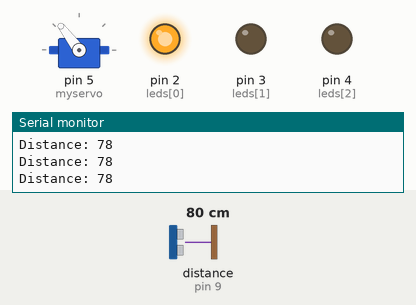
This sketch was run on a simulated Arduino Uno, built with avr-gcc and run on an emulated ATmega328P. On the bench: servo, output pins drawn as LEDs (lit = HIGH), the last lines printed to the serial monitor. Wiring (inferred from the names in the program): ultrasonic range finder: trigger pin 10; echo pin 9. The test bench sets the inputs (shaded band); at power-on: distance to the obstacle (sensor on pin 9) 80 cm. The echo pulse lasts 58.3 µs per cm; pins used as bus, display or sensor lines are not drawn.

Above: at 1.2 s.
1.3 s: distance to the obstacle (sensor on pin 9) set to 2 cm
At 2.2 s:
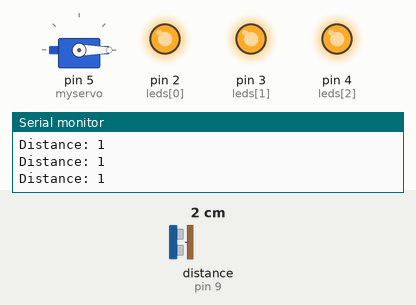
2.8 s: distance to the obstacle (sensor on pin 9) set to 35 cm
At 3.9 s:
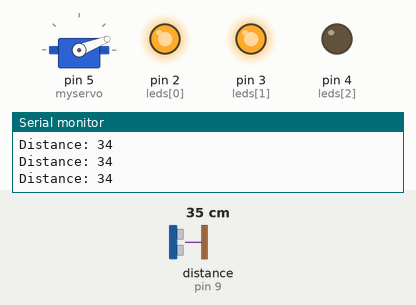
4.3 s: distance to the obstacle (sensor on pin 9) set to 60 cm
At 5.3 s:
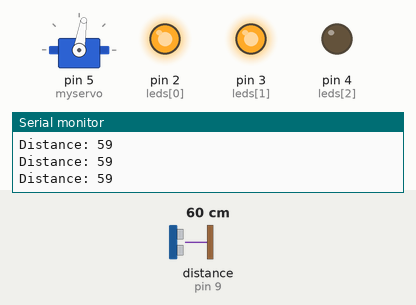
5.8 s: distance to the obstacle (sensor on pin 9) set to 66 cm
At 6.5 s:
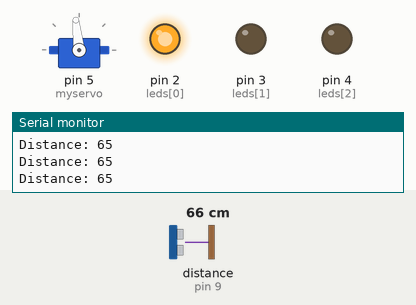
7.3 s: distance to the obstacle (sensor on pin 9) set to 120 cm
At 7.7 s:
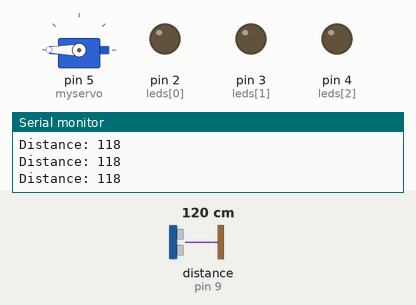
8.8 s: distance to the obstacle (sensor on pin 9) set to 9 cm
At 10.1 s:
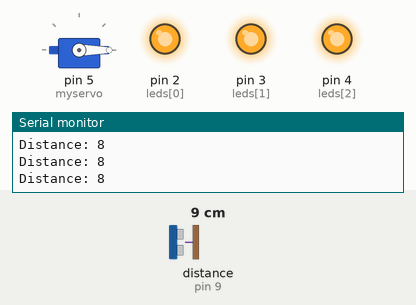
Timing chart, 0 to 11.3 s (numbered marks = the images above; inputs shaded):
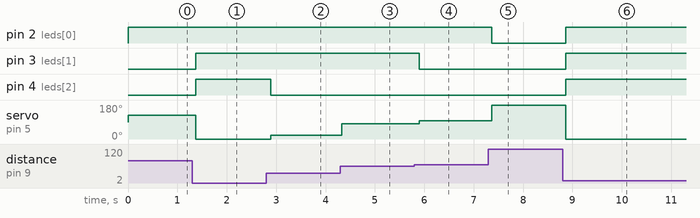

Measured:
- the behaviour switches between 60 and 61 cm on distance to the obstacle (sensor on pin 9) (found by bisection; images 3 and 4)
- after the input at 1.3 s, pin 3 (leds[1]), pin 4 (leds[2]): LOW → HIGH after 0.07 s; servo on pin 5 (myservo): 127° → 0° after 0.07 s
- after the input at 2.8 s, pin 4 (leds[2]): HIGH → LOW after 0.09 s; servo on pin 5 (myservo): 0° → 21° after 0.09 s
- after the input at 4.3 s, servo on pin 5 (myservo): 21° → 81° at once
- after the input at 5.8 s, pin 3 (leds[1]): HIGH → LOW after 0.10 s; servo on pin 5 (myservo): 81° → 96° after 0.10 s
- after the input at 7.3 s, pin 2 (leds[0]): HIGH → LOW after 0.06 s; servo on pin 5 (myservo): 96° → 180° after 0.06 s
- after the input at 8.8 s, pin 2 (leds[0]), pin 3 (leds[1]), pin 4 (leds[2]): LOW → HIGH after 0.07 s; servo on pin 5 (myservo): 180° → 0° after 0.07 s

The sketch:

Week1Task_ArfaKazi.ino
```cpp
// C++ code
//
// Importing the Servo Library
#include <Servo.h>
Servo myservo;  // create servo object to control a servo

// Initialize LED pins
int leds[3] = {2,3,4};

// Initialise Ultrasonic Pins
const int trigPin = 10;
const int echoPin = 9;
long duration;
int distance;


void setup()
{
  // Set LED pins as OUTPUT
  for (int led : leds) {
  	pinMode(led, OUTPUT);
  }

  // servo
  myservo.attach(5);  // attaches the servo on pin 5 to the servo object

  // Ultrasonic
  pinMode(trigPin, OUTPUT); // Sets the trigPin as an Output
  pinMode(echoPin, INPUT); // Sets the echoPin as an Input

  Serial.begin(9600); // Initialize serial communication
}


void loop()
{
  //Reading the value of Ultrasonic Sensor
  digitalWrite(trigPin, LOW);		   // Clears the trigPin
  delayMicroseconds(2);
  digitalWrite(trigPin, HIGH);		   // Sets the trigPin on HIGH state for 10 micro seconds
  delayMicroseconds(10);
  digitalWrite(trigPin, LOW);

  duration = pulseIn(echoPin, HIGH);   // Reads the echoPin, returns the sound wave travel time in microseconds
  distance = duration * 0.034 / 2;	   // Calculating the distance

  Serial.print("Distance: ");          // Prints the distance on the Serial Monitor
  Serial.println(distance);

  // Control the servo motor based on distance
  if (distance >= 25 && distance <= 100) {
    int angle = map(distance, 25, 100, 0, 180);
    myservo.write(angle);
  }else if (distance < 25) {
    myservo.write(0);
  } else {
    myservo.write(180);
  }

  (distance < 100)? digitalWrite(leds[0], HIGH):digitalWrite(leds[0], LOW);
  (distance < 60)? digitalWrite(leds[1], HIGH):digitalWrite(leds[1], LOW);
  (distance < 25)? digitalWrite(leds[2], HIGH):digitalWrite(leds[2], LOW);

  delay(100);
}
```
